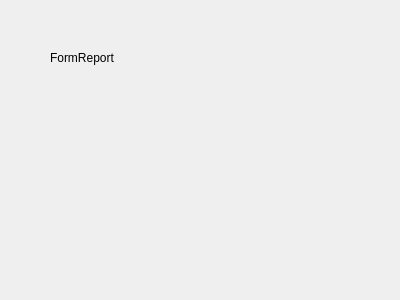
<?xml version="1.0" encoding="UTF-8"?>
<ui version="4.0">
 <class>FormReport</class>
 <widget class="QWidget" name="FormReport">
  <property name="geometry">
   <rect>
    <x>0</x>
    <y>0</y>
    <width>400</width>
    <height>300</height>
   </rect>
  </property>
  <property name="windowTitle">
   <string>Report</string>
  </property>
  <widget class="QLabel" name="label">
   <property name="geometry">
    <rect>
     <x>50</x>
     <y>50</y>
     <width>251</width>
     <height>16</height>
    </rect>
   </property>
   <property name="text">
    <string>FormReport</string>
   </property>
  </widget>
 </widget>
 <resources/>
 <connections/>
</ui>
